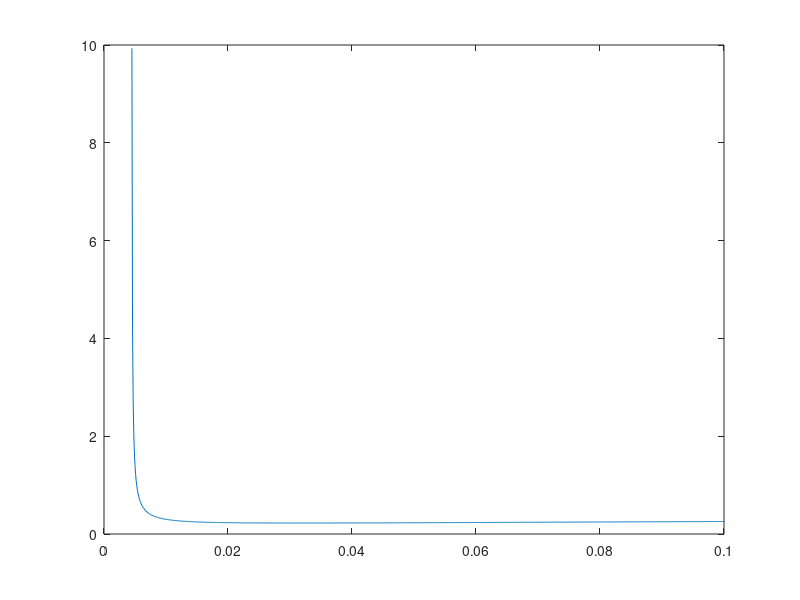

MATLAB code to generate this figure: (Note: this script raises an error after producing the figure.)
%% Studio parametrico - Crociera supersonica

clc;
clearvars;

% Rendimenti e parametri
pi_noAB=0.95;       % Fissato
pi_AB = 0.98;       % Fissato
pi_b=0.98;          % Fissato
pi_d = 0.97;        % Fissato
pi_presa = 0.7;     % Fissato (presa obiettivo)
eta_b=0.98;         % Fissato
eta_AB=0.92;
eta_n = 0.92;
et=0.9;
ec=0.9;
H_f=43000000;       % Fissato
eta_m=0.92;
Tmax_AB = 2100;

% Caratteristiche aria e GC
cp_GC=1150;
cp_a=1000;
gamma_a=1.4;
gamma_GC = 1.33;
R_a=287.01;

% Aria a 25km
p_25000= 2549; 
T_25000= 216.65;

f=0.0045:0.0001:0.1;

% Crociera supersonica
M_supercruise = 3.5;
v0 = M_supercruise*sqrt(gamma_a*R_a*T_25000);
T_supercruise=65000;

% Presa
Ttot1=T_25000*(1+(gamma_a-1)/2*M_supercruise^2);
ptot1=p_25000*(1+(gamma_a-1)/2*M_supercruise^2)^(gamma_a/(gamma_a-1))*pi_presa;

% AB
ptot2=pi_AB*ptot1;
Ttot2=(cp_a*Ttot1+f*H_f*eta_AB)./((1+f)*cp_GC);

% Ugello
T_ratio = 1-(p_25000/ptot2).^( (gamma_GC-1)/(gamma_GC) );
ve = sqrt( 2.*cp_GC.*Ttot2.*eta_n.*T_ratio);

% Portata d'aria target e portata massica corrispondente
m_a=T_supercruise./((1+f).*ve-v0);
m_f =f.*m_a;

% Parametri di merito


TSFC=m_f./T_supercruise;
[TSFC_min, F_min] = min(TSFC);
figure()
plot(f, TSFC*3600);
hold on;
yline(TSFC_min*3600, '--k');
plot(f(F_min), TSFC_min*3600, 'o', 'MarkerFaceColor', 'r');
ylim([0.001, 0.5])
legend("$TSFC$", "$I_sp}$", "$ve$", 'Interpreter','latex');


%% Studio Parametrico - Regime subsonico

clc
clearvars;

% Rendimenti e parametri
pi_noAB=0.95;       % Fissato
pi_AB = 0.98;       % Fissato
pi_b=0.98;          % Fissato
pi_d = 0.97;        % Fissato
pi_presa = 0.8;     % Fissato (presa obiettivo)
eta_b=0.98;         % Fissato
eta_AB=0.92;
eta_n = 0.92;
et=0.9;
ec=0.9;
H_f=43000000;       % Fissato
eta_m=0.92;
Tmax_turb = 1400;

% Caratteristiche aria e GC
cp_GC=1150;
cp_a=1000;
gamma_a=1.4;
gamma_GC = 1.33;
R_a=287.01;

% Aria a 12km
p_12000= 19267; 
T_12000= 216.65;

f=(0.01:0.0001:0.04)';
b=(2:0.05:40);

fmat = f*ones(1, max(size(b)));
bmat = ones(max(size(f)), 1)*b;

% Regime subsonico
M_subsonic = 0.85;
T_subsonic=12000;
v0 = M_subsonic*sqrt(gamma_a*R_a*T_12000);

% Presa
Ttot1=T_12000*( 1+(gamma_a-1)/2*M_subsonic^2 );
ptot1=p_12000*( 1+(gamma_a-1)/2*M_subsonic^2 )^(gamma_a/(gamma_a-1))*pi_presa;

% Compressore
ptot2=ptot1.*bmat;
Ttot2_id = Ttot1.*( bmat.^((gamma_a-1)/gamma_a) );
% Compressore reale:
eta_c = ( bmat.^( (gamma_a-1)./gamma_a ) - 1 )./( bmat.^( (gamma_a-1)./(gamma_a*ec) ) - 1 );
Ttot2 = Ttot1 + (Ttot2_id - Ttot1)./eta_c;

% Diffusore
ptot_diff = pi_d*ptot2;

% C.C.
ptot3=pi_b.*ptot_diff;
Ttot3= (cp_a.*Ttot2 + f .* H_f.*eta_b)./((1+f).*cp_GC);

% Turbina reale
Ttot4 = Ttot3 - (1/eta_m).*( cp_a./((1+fmat).*cp_GC) ).* (Ttot2-Ttot1);
% Turbina ideale
tau_T= Ttot4./Ttot3;
pi_t = tau_T.^( gamma_GC./( et.*(gamma_GC-1)) );
ptot4 = ptot3.*pi_t;

% Post bruciatore (spento)
ptot_AB = ptot4.*pi_noAB;
Ttot_AB = Ttot4;

% Ugello
T_ratio = 1-(p_12000./ptot_AB).^( (gamma_GC-1)./(gamma_GC) );
ve = sqrt( 2.*cp_GC.*Ttot_AB.*eta_n.*T_ratio );
m_a=T_subsonic./((1+fmat).*ve-v0);
m_f =fmat.*m_a;

% Parametri di merito
I_sp_a = T_subsonic./m_a;
TSFC=m_f./T_subsonic;

% Ricerca del minimo

% f_min = zeros(1, length(b));
% b_fmin=zeros(1, length(b));
% fmin_id = zeros(1, length(b));
% bmin_id=zeros(1, length(b));

% for i = 1:max(size(b))
%     [maximum, max_id] = max(TSFC(1:end, i));
%     if max_id>=max(size(f))
%         break
%     else
%         [minimum, min_id] = min(abs(TSFC(max_id:end, i)));
%         f_min(i) = f(min_id+max_id-1);
%         fmin_id(i) = min_id;
%         bmin_id(i) = i;
%         b_fmin(i) = b(i);
%     end
% end
% 
% figure()
% plot(b_fmin, f_min);

% figure()
% hold on
% t=surf(f, b, I_sp');
% t.EdgeColor='none';

% TSFCmin=zeros(1, length(b));
% for i=1:length(fmin_id)
%     TSFCmin(i) = TSFC(fmin_id(i), bmin_id(i));
% end
% plot3(f_min, b_fmin, TSFCmin', '--k')
% pbaspect([1 2 3])
% %plot(f, TSFC)
% zlim([0, 0.0001])



for i=1:size(TSFC, 1)
    for j=1:size(TSFC, 2)
        if TSFC(i, j)<=0 || TSFC(i, j)>=1e-4 || Ttot3(i, j)>Tmax_turb
            TSFC(i, j)=NaN;
        end
    end
end

minValue = min(min(TSFC));
[ind11, ind21] = find(TSFC==minValue);

for i=1:size(I_sp_a, 1)
    for j=1:size(I_sp_a, 2)
        if I_sp_a(i, j)<=0 || Ttot3(i, j)>Tmax_turb
            I_sp_a(i, j)=NaN;
        end
    end
end

maxValue = max(max(I_sp_a));
[ind12, ind22] = find(I_sp_a==maxValue);

figure()
    t=surf(f, b, I_sp_a');
    view([1, 1, 0.25])
    t.EdgeColor='none';
    pbaspect([1, 1, 1])
    hold on;
    plot3(f(ind12), b(ind22), I_sp_a(ind12, ind22),'o', 'Color', 'r', 'MarkerFaceColor','r')
    x=t.XData;
    y=t.YData;
    z=t.ZData;
    %%Create vectors out of surface's XData and YData
    x=x(:,1);
    y=y(1,:);
    %%Divide the lengths by the number of lines needed
    xnumlines = 50; % 10 lines
    ynumlines =50; % 10 partitions
    xspacing = round(length(x)/xnumlines);
    yspacing = round(length(y)/ynumlines);
    %%Plot the mesh lines 
    % Plotting lines in the X-Z plane
    hold on
    for i = 1:yspacing:length(y)
        Y1 = y(i)*ones(size(x)); % a constant vector
        Z1 = z(i,:);
        plot3(x,Y1,Z1,'-k');
    end
    % Plotting lines in the Y-Z plane
    for i = 1:xspacing:length(x)
        X2 = x(i)*ones(size(y)); % a constant vector
        Z2 = z(:,i);
        plot3(X2,y,Z2,'-k');
    end

figure()
    t=surf(f, b, TSFC');
    view([1, 1, 1])
    t.EdgeColor='none';
    pbaspect([1, 1, 1])
    hold on;
    plot3(f(ind12), b(ind22),TSFC(ind12, ind22),'o', 'Color', 'r', 'MarkerFaceColor','r')

% TSFC diminuisce con beta; per ogni beta ha un ottimo su f
% I_sp_a ha un ottimo a un certo beta e un certo f

%% Presa d'aria supersonica

clc;
clearvars;

M_supercruise = 3.5;        % Mach di ingresso alla presa
gamma_a =1.4;               % gamma dell'aria

% Angoli del cono e i due angoli di rampa (uguali) su cui ciclare
cone_angles = deg2rad(5:0.1:25);
ramp_angles = deg2rad(5:0.1:25);

% Inizializzazione parametri
p_grid = zeros(length(cone_angles), length(ramp_angles));
p_tot_ratio_max =0;
idx=1;
options = optimoptions('fsolve','Display','none');
options2 = optimoptions('fminunc','Display','none');

% Funzioni utili

    % Funzione angolo di deflessione --> angolo dell'onda
    delta_fun = @(M,alpha) atan(2.*cot(alpha).*((M.^2.*sin(alpha).^2)-1)./(M.^2.*(gamma_a+cos(2.*alpha)) + 2));
    
    % Funzione Mach di uscita dall'onda
    M_exit = @(M, alpha, delta) sqrt( (1./sin(alpha-delta).^2) .* (1+M.^2.*sin(alpha).^2.*(gamma_a-1)/2) ./ (gamma_a.*M.^2.*sin(alpha).^2-(gamma_a-1)/2) );
    
    % Funzione perdita di pressione totale a cavallo dell'onda
    p_tot_ratio = @(Mn) ( ((gamma_a+1).*Mn.^2./(2+(gamma_a-1).*Mn.^2)).^(gamma_a./(gamma_a-1))).*((gamma_a+1)./(2.*gamma_a.*Mn.^2-gamma_a+1)).^(1/(gamma_a-1));


% Ciclo sugli angoli del cono di ingresso

for delta_cone = cone_angles

    % Prima onda obliqua
    alpha1 = fsolve(@(alpha) delta_fun(M_supercruise, alpha)-delta_cone, deg2rad(35), options);
    M1=M_exit(M_supercruise, alpha1, delta_cone);
    Mn_supercruise = M_supercruise.*sin(alpha1);
    
    % Seconda onda obliqua
    alpha2 = fsolve(@(alpha) delta_fun(M1, alpha)-ramp_angles, deg2rad(45)*ones(size(ramp_angles)), options);
    M2=M_exit(M1, alpha2, ramp_angles);
    Mn1 = M1.*sin(alpha2);
   alpha_max1= fminunc(@(alpha)-delta_fun(M1, alpha), deg2rad(70), options2);
   delta_max1 = delta_fun(M1, alpha_max1);


    % Terza onda obliqua
    alpha3 = fsolve(@(alpha) delta_fun(M2,alpha)-ramp_angles, deg2rad(55)*ones(size(ramp_angles)), options);
    M3=M_exit(M2, alpha3, ramp_angles);
    Mn2 = M2.*sin(alpha3);
    alpha_max2 = zeros(size(M2));
    for i = 1:length(M2)
       [alpha_max2(i)] = fminunc(@(alpha)-delta_fun(M2(i), alpha), deg2rad(90), options2);
    end
    delta_max2 = delta_fun(M2, alpha_max2);

    % Onda normale
    alpha4 = pi/2;
    M4 = M_exit(M3, alpha4, zeros(size(ramp_angles)));
    Mn3 = M3.*sin(alpha4);
    
    % Perdita complessiva 
    p_tot_final_ratio = p_tot_ratio(Mn_supercruise).*p_tot_ratio(Mn1).*p_tot_ratio(Mn2).*p_tot_ratio(Mn3);
    
    % Troncamento risultati antifisici
    for i=1:length(p_tot_final_ratio)
        if Mn1(i)<1 || Mn2(i)<1 || Mn3(i)<1 || delta_max1<= ramp_angles(i) || delta_max2(i) <= ramp_angles(i)
            p_tot_final_ratio(i) = NaN;
        end
    end
    
    % Riempio la colonna di p_grid
    p_grid(idx, :) = p_tot_final_ratio;
    idx=idx+1;
    
    % Ricerca ottimo dell'iterazione corrente
    [currmax, ramp_id] = max(p_tot_final_ratio);
    if currmax > p_tot_ratio_max
        p_tot_ratio_max = currmax;
        ramp_max = ramp_angles(ramp_id);
        cone_max = delta_cone;
    end

    if delta_cone== deg2rad(18)
        MS=M2;
    end
end

% Plot della curva del rendimento della presa
figure()
    s=surf(rad2deg(cone_angles), rad2deg(ramp_angles), p_grid');
    s.EdgeColor = 'none';
    hold on
    plot3(rad2deg(cone_max), rad2deg(ramp_max), p_tot_ratio_max, 'o', 'MarkerFaceColor', 'r')
    xlabel('Cone Angle')
    ylabel('Ramp angles')
    zlabel('$\pi_d$', 'Interpreter','latex')

sprintf('Rendimento massimo della presa pi_d=%f con valori delta_cone=%f°, delta_ramp=%f° ', p_tot_ratio_max, rad2deg(cone_max), rad2deg(ramp_max))
